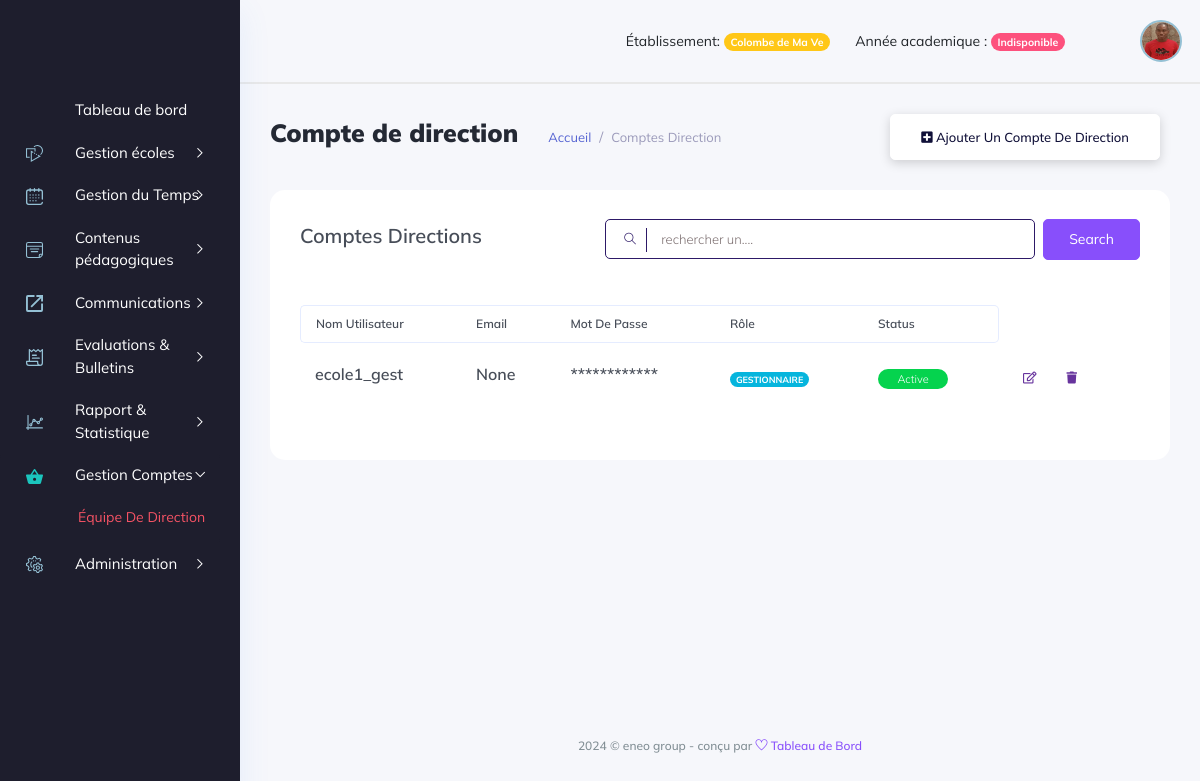
/manager_dashboard/comptes/compte_directions/ (signed in), run on an earlier commit of the app's database.
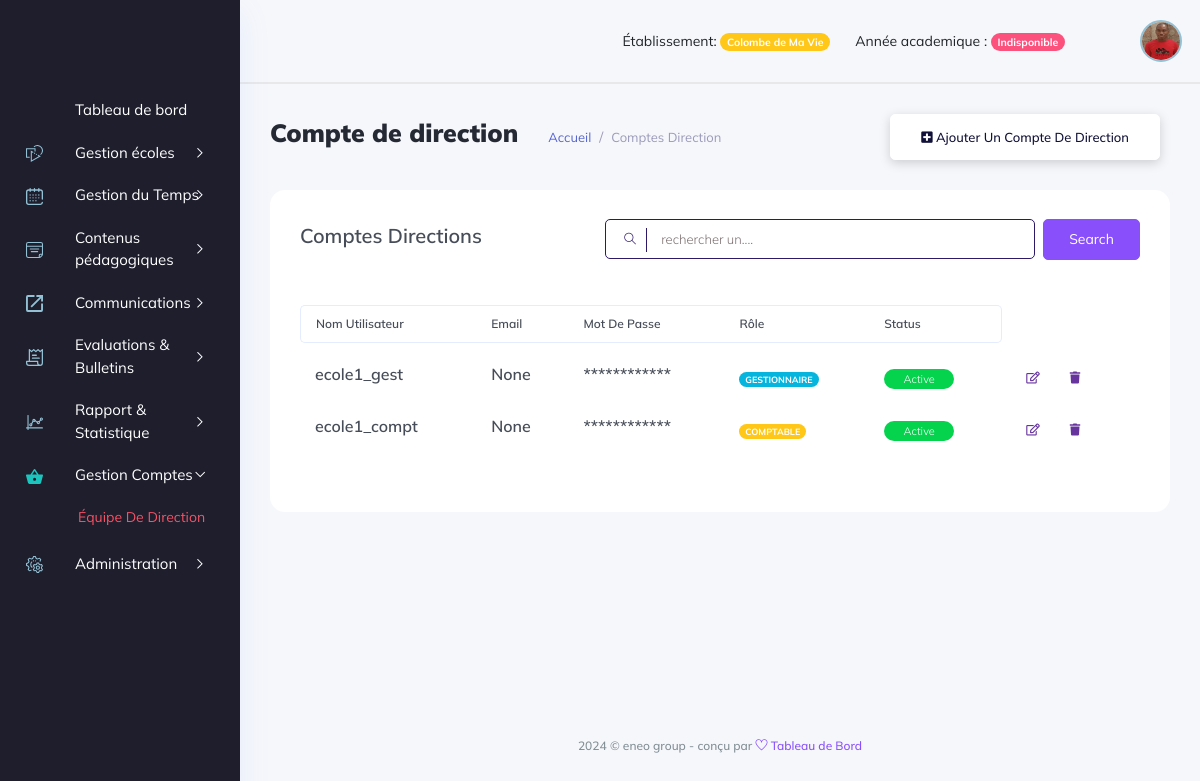
And on a later commit of the database.
### backend/models/user_account.py (models this page shows, shortened)
class User(AbstractBaseUser, PermissionsMixin):
    school = models.ForeignKey(Etablishment, on_delete=models.CASCADE, null=True, blank=True)
    username = models.CharField(max_length=255, unique=True,)
    student = models.OneToOneField(Student, unique=True, on_delete=models.SET_NULL, null=True, blank=True)
    teacher = models.OneToOneField(Teacher, unique=True, on_delete=models.SET_NULL, null=True, blank=True)
    management_profil = models.OneToOneField(ManagementProfil, unique=True, on_delete=models.CASCADE, null=True, blank=True)
    is_active = models.BooleanField(default=True)
    is_admin = models.BooleanField(default=False)
    is_admin_school = models.BooleanField(default=False)
    is_manager = models.BooleanField(default=False)
    is_accountant = models.BooleanField(default=False)
    is_student = models.BooleanField(default=False)
    is_teacher = models.BooleanField(default=False)
    created_at = models.DateTimeField(auto_now_add=True)
    updated_at = models.DateTimeField(auto_now=True)
    objects = UserManager()
    USERNAME_FIELD = 'username'

### backend/models/gestion_ecole.py (models this page shows, shortened)
class Etablishment(models.Model):
    name = models.CharField(max_length=120)
    tel = models.CharField(max_length=20)
    address = models.CharField(max_length=100)
    social_address = models.CharField(max_length=100, blank=True, null=True)
    email = models.EmailField(max_length=200, blank=True, null=True)
    bulletin_foot = models.CharField(max_length=50, blank=True, null=True)
    currency = models.CharField(max_length=50, choices=currencies, blank=True, null=True)
    système = models.CharField(max_length=50, choices=systemes, blank=True, null=True)
    status_fees = models.CharField(max_length=50, choices=statues, blank=True, null=True)
    subscription_fees = models.IntegerField(default=1000, blank=True, null=True)
    month = models.IntegerField(default=9, blank=True, null=True)
    re_registration_fees = models.IntegerField(default=800, blank=True, null=True)

class ManagementProfil(models.Model):
    lastname = models.CharField(max_length=50, blank=True)
    firstname = models.CharField(max_length=50, blank=True)
    address = models.CharField(max_length=50, blank=True)
    tel = models.CharField(max_length=20, blank=True)
    city = models.CharField(max_length=17, choices=cities, blank=True)
    sex = models.CharField(max_length=10, choices=sexes, blank=True)
    email = models.CharField(max_length=120, unique=True, blank=True, null=True)
    picture = models.ImageField(upload_to="managements_images", blank=True, null=True)
    bio = models.TextField(blank=True)
    created_at = models.DateTimeField(auto_now_add=True, null=True)
    updated_at = models.DateTimeField(auto_now=True, null=True)

### manager_dashboard/views/comptes_view.py (the view, shortened to what this page needs)
class ListAllDirectionAccount(View):
    template = "manager_dashboard/comptes/compte_direction.html"
    def dispatch(self,request, *args, **kwargs):
        if not request.user.is_authenticated:
            return redirect('backend:login')
        if request.user.is_admin_school:
            return super().dispatch(request, *args, **kwargs)
        return redirect('backend:logout')
    def get(self, request, *args, **kwargs):
        managers_and_accountants = User.objects.filter(is_manager=True, school=request.user.school) | User.objects.filter(is_accountant=True, school=request.user.school)
        context_object = {'managers_and_accountants': managers_and_accountants}
        return render(request, template_name=self.template, context=context_object)

### manager_dashboard/templates/manager_dashboard/comptes/compte_direction.html (shortened to what the changed rows need)
{% extends '../base.html' %}
{% load static %}
{% block content %}
<div class="main_content_iner overly_inner ">
    <div class="container-fluid p-0 ">
        <div class="row">
            <div class="col-lg-12">
                <div class="white_card card_height_100 mb_30 pt-4">
                    <div class="white_card_body">
                        <div class="QA_section">
                            <div class="QA_table mb_30">
                                <table id="dataTable" class="table lms_table_active ">
                                    <thead>
                                        <tr>
                                            <th scope="col">Nom Utilisateur</th>
                                            <th scope="col">Email</th>
                                            <th scope="col">Mot de passe</th>
                                            <th scope="col">Rôle</th>
                                            <th scope="col">Status</th>
                                        </tr>
                                    </thead>
                                    <tbody id='elementList'>
                                        {% for account in managers_and_accountants %}
                                        <tr data-id='{{account.id}}'>
                                            <td> <h6> {{account.username}} </h6> </td>
                                            <td><h6> {{account.management_profil.email}} </h6></td>
                                            <td><h6>************</h6></td>
                                            <td>
                                                {% if account.is_manager %}
                                                    <span class="badge rounded-pill bg-info">GESTIONNAIRE</span>
                                                {% else %}
                                                    <span class="badge rounded-pill bg-warning">COMPTABLE</span>
                                                {% endif %}
                                            </td>
                                            <td><a class="status_btn">Active</a></td>
                                            <td>
                                                <div class="action_btns d-flex">
                                                    <a href='{% url "manager_dashboard:director_edit" account.id %}' class="action_btn mr_10"> <i class="far fa-edit"></i> </a>
                                                    <a href="#" onclick="deleteDirectorAccount({{account.id}})" class="action_btn"> <i class="fas fa-trash"></i> </a>
                                                </div>
                                            </td>
                                        </tr>
                                        {% endfor %}
                                    </tbody>
                                </table>
                            </div>
                        </div>
                    </div>
                </div>
            </div>
        </div>
    </div>
</div>
{% endblock content %}

### manager_dashboard/templates/manager_dashboard/base.html (shortened to what the changed rows need)
<!DOCTYPE html>
{% load static %}
<html lang="fr">
<head>
    <link rel="stylesheet" href="{% static 'css/bootstrap1.min.css' %}" />
    <link rel="stylesheet" href="{% static 'vendors/themefy_icon/themify-icons.css' %}" />
    <link rel="stylesheet" href="{% static 'vendors/niceselect/css/nice-select.css' %}" />
    <link rel="stylesheet" href="{% static 'vendors/owl_carousel/css/owl.carousel.css' %}" />
    <link rel="stylesheet" href="{% static 'vendors/gijgo/gijgo.min.css' %}" />
    <link rel="stylesheet" href="{% static 'vendors/font_awesome/css/all.min.css' %}" />
    <link rel="stylesheet" href="{% static 'vendors/tagsinput/tagsinput.css' %}" />
    <link rel="stylesheet" href="{% static 'vendors/datepicker/date-picker.css' %}" />
    <link rel="stylesheet" href="{% static 'vendors/vectormap-home/vectormap-2.0.2.css' %}" />
    <link rel="stylesheet" href="{% static 'vendors/scroll/scrollable.css' %}" />
    <link rel="stylesheet" href="{% static 'vendors/datatable/css/jquery.dataTables.min.css' %}" />
    <link rel="stylesheet" href="{% static 'vendors/datatable/css/responsive.dataTables.min.css' %}" />
    <link rel="stylesheet" href="{% static 'vendors/datatable/css/buttons.dataTables.min.css' %}" />
    <link rel="stylesheet" href="{% static 'vendors/text_editor/summernote-bs4.css' %}" />
    <link rel="stylesheet" href="{% static 'vendors/morris/morris.css' %}">
    <link rel="stylesheet" href="{% static 'vendors/material_icon/material-icons.css' %}" />
    <link rel="stylesheet" href="{% static 'css/metisMenu.css' %}">
    <link rel="stylesheet" href="{% static 'css/style1.css' %}" />
    <link rel="stylesheet" href="{% static 'css/colors/default.css' %}" id="colorSkinCSS">
</head>
<body class="crm_body_bg">
    <section class="main_content dashboard_part large_header_bg">
        <div class="container-fluid g-0">
            <div class="row">
                <div class="col-lg-12 p-0 ">
                    <div class="header_iner d-flex justify-content-between align-items-center">
                        <div class="header_right d-flex justify-content-between align-items-center">
                            <div class="header_notification_warp d-flex align-items-center">
                                <li style="margin-right: 25px;">
                                    Établissement: <span class="badge rounded-pill bg-warning">{{user.school.name}}</span>
                                </li>
                            </div>
                        </div>
                    </div>
                </div>
            </div>
        </div>
        {% block content %}{% endblock %}
    </section>
</body>
</html>

What changed in the data, as far as the page shows it:
changed User: school.name "Colombe de Ma Ve" → "Colombe de Ma Vie"
added User: username "ecole1_compt", management_profil.email "None", is_manager "COMPTABLE"
